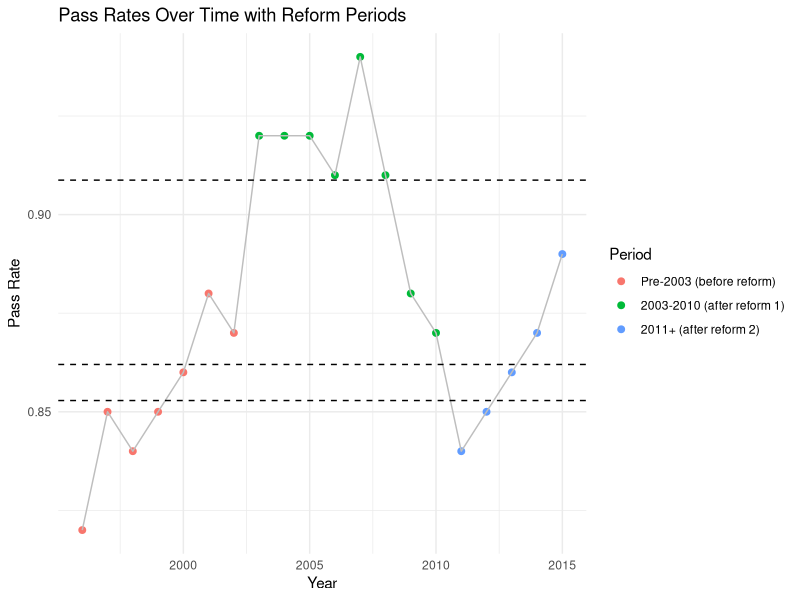
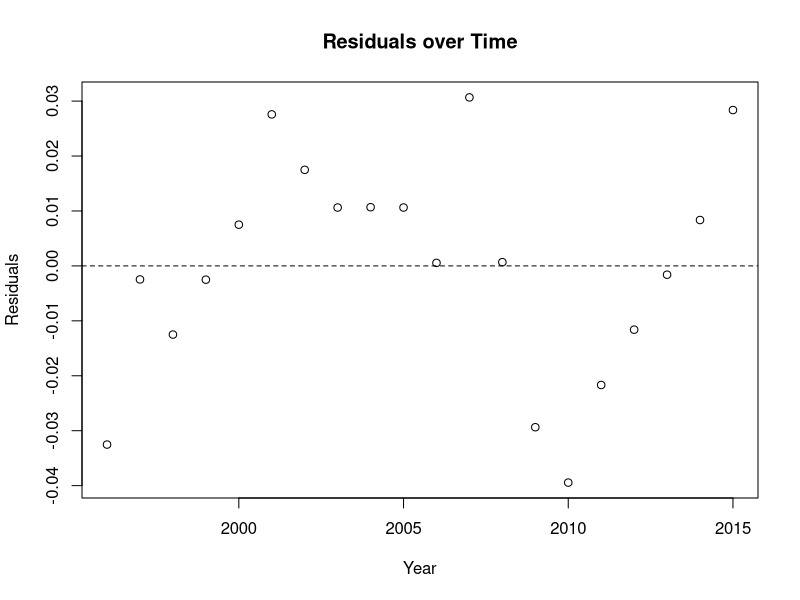
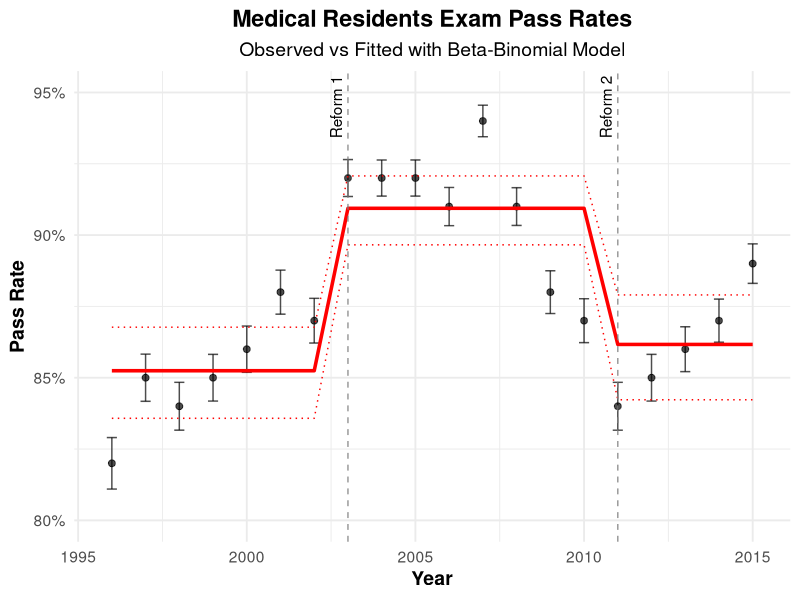
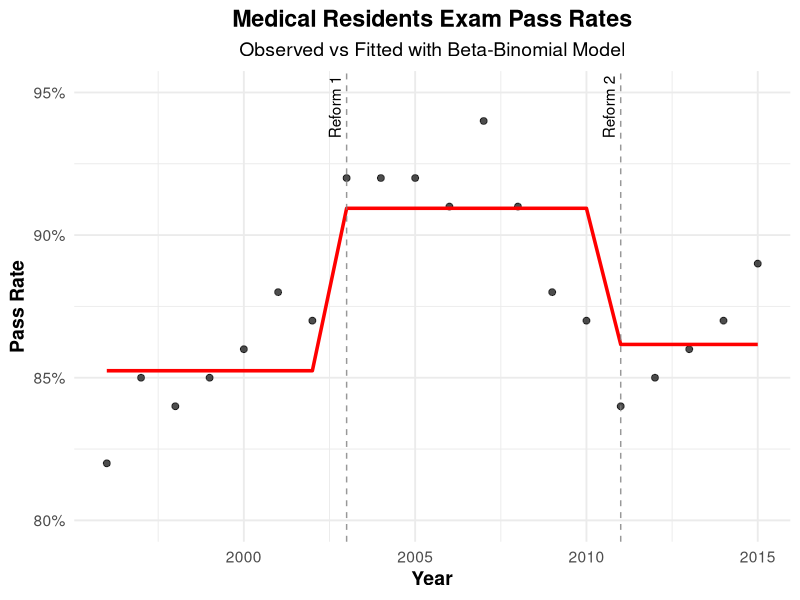
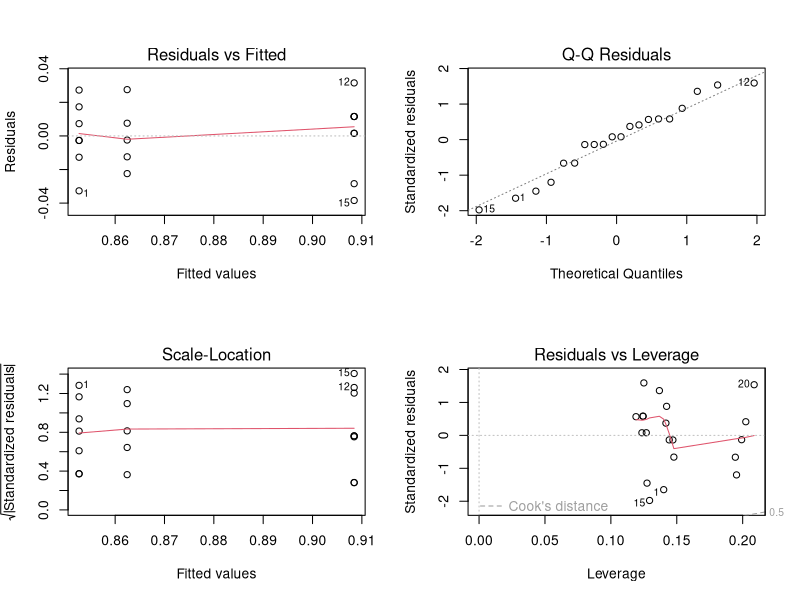
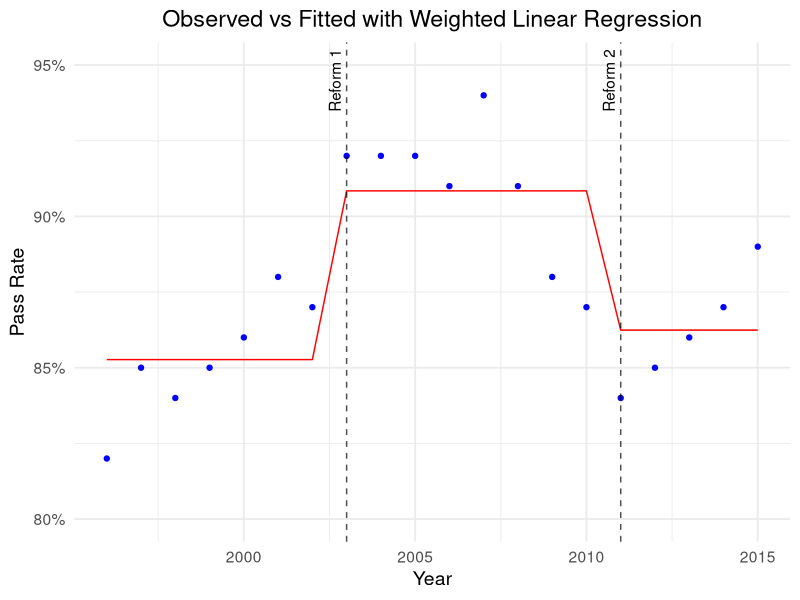

Recreate these plots in R, in order.
## ---- chunk 1
#| echo: false
#| message: false
#| warning: false
library(VGAM)
library(ggplot2)
library(dplyr)
library(scales)
library(broom)
library(car)
library(sandwich)
x <- read.table("data.txt", header = TRUE, as.is = TRUE)
## ---- chunk 2
data <- read.table("data.txt", header = TRUE, as.is = TRUE)
head(data)
## ---- chunk 3
library(dplyr)
library(ggplot2)

# Split up reform periods
data$Period <- cut(
  data$Year,
  breaks = c(1995, 2002, 2010, 2020),
  labels = c(
    "Pre-2003 (before reform)",
    "2003-2010 (after reform 1)",
    "2011+ (after reform 2)"
  )
)

# Compute average Pct for each period
period_means <- data |>
  group_by(Period) |>
  summarise(mean_pct = mean(Pct, na.rm = TRUE))

# Plot points, lines, and dashed horizontal lines
ggplot(data, aes(x = Year, y = Pct, color = Period)) +
  geom_point(size = 2) +
  geom_line(aes(group = 1), color = "grey") +
  geom_hline(
    data = period_means,
    aes(yintercept = mean_pct),
    linetype = "dashed",
    color = "black"
  ) +
  labs(
    title = "Pass Rates Over Time with Reform Periods",
    y = "Pass Rate",
    x = "Year"
  ) +
  theme_minimal()

aggregate(Pct ~ Period, data, mean)
## ---- chunk 4
x <- read.table("data.txt", header = TRUE, as.is = TRUE)

x$Pass <- round(x$N * x$Pct)
x$Fail <- x$N - x$Pass

x$timeperiod <- rep(1, nrow(x))
x$timeperiod[x$Year > 2002] <- 2
x$timeperiod[x$Year > 2010] <- 3
x$timeperiod <- factor(x$timeperiod, levels = c(1,2,3), 
                       labels = c("tp1","tp2","tp3"))

bb_model <- vglm(cbind(Pass, Fail) ~ timeperiod, betabinomial, data = x)
binomial_model <- glm(cbind(Pass, Fail) ~ timeperiod, family = binomial, data = x)

coef_all <- Coef(bb_model)
se_all   <- sqrt(diag(vcov(bb_model)))

coef_mu  <- coef_all[c("(Intercept):1", "timeperiodtp2", "timeperiodtp3")]
coef_rho <- coef_all["(Intercept):2"]

se_mu  <- se_all[c("(Intercept):1", "timeperiodtp2", "timeperiodtp3")]
se_rho <- se_all["(Intercept):2"]

z_mu  <- coef_mu / se_mu
z_rho <- coef_rho / se_rho

p_mu  <- 2 * pnorm(-abs(z_mu))
p_rho <- 2 * pnorm(-abs(z_rho))

odds_ratios <- exp(coef_mu)
pred_probs  <- plogis(coef_mu)

ci_lower <- exp(coef_mu - 1.96*se_mu)
ci_upper <- exp(coef_mu + 1.96*se_mu)

summary_table <- data.frame(
  Predictor = c("(Intercept) mu", "timeperiodtp2", "timeperiodtp3", "(Intercept) rho"),
  Log_Odds  = round(c(coef_mu, coef_rho), 3),
  Std_Error = round(c(se_mu, se_rho), 3),
  Z_value   = round(c(z_mu, z_rho), 3),
  P_value   = signif(c(p_mu, p_rho), 3),
  Odds_Ratio = c(round(odds_ratios,3), NA),
  CI_lower   = c(round(ci_lower,3), NA),
  CI_upper   = c(round(ci_upper,3), NA),
  Predicted_Prob = c(round(pred_probs,3), NA)
)
print("=== Model Summary Table (aligned correctly) ===")
print(summary_table)

cat("Beta-Binomial AIC:", AIC(bb_model), "\n")
cat("Standard Binomial AIC:", AIC(binomial_model), "\n")

x$fitted_prob <- fitted(bb_model)[,1]
x$resid_resp  <- residuals(bb_model, type = "response")

## ---- chunk 5
library(VGAM)
library(dplyr)
library(broom)

# --- Fit models ---
binomial_model <- glm(cbind(Pass, Fail) ~ timeperiod, family = binomial, data = x)
bb_model <- vglm(cbind(Pass, Fail) ~ timeperiod, betabinomial, data = x)

# Pearson residuals
pearson_resid <- residuals(binomial_model, type = "pearson")

# Deviance residuals
deviance_resid <- residuals(binomial_model, type = "deviance")

# Pearson goodness-of-fit statistic (sum of squared Pearson residuals)
pearson_chisq <- sum(pearson_resid^2)
df_res <- binomial_model$df.residual
pearson_p_value <- pchisq(pearson_chisq, df_res, lower.tail = FALSE)

cat("=== Pearson Residuals ===\n")
cat("Pearson Chi-square:", pearson_chisq, "\n")
cat("Residual df:", df_res, "\n")
cat("Goodness-of-fit p-value:", pearson_p_value, "\n\n")

cat("=== Deviance Residuals ===\n")
cat("Residual Deviance:", binomial_model$deviance, "\n")
cat("Residual df:", df_res, "\n")
cat("Lack-of-fit p-value:",
    pchisq(binomial_model$deviance, df_res, lower.tail = FALSE), "\n")


# --- 1. Model comparison (AIC) ---
aic_table <- data.frame(
  Model = c("Binomial", "Beta-binomial"),
  AIC   = c(AIC(binomial_model), AIC(bb_model))
)

# --- 2. Dispersion parameter from beta-binomial ---
coef_all <- Coef(bb_model)
dispersion_param <- coef_all["(Intercept):2"]

# --- 3. Predicted probabilities with CIs ---
newdat <- data.frame(timeperiod = factor(c("tp1","tp2","tp3"),
                                         levels = levels(x$timeperiod)))

pred_link <- predict(bb_model, newdata = newdat, type = "link", se.fit = TRUE)
pred_prob <- plogis(pred_link$fit)
ci_lower  <- plogis(pred_link$fit - 1.96 * pred_link$se.fit)
ci_upper  <- plogis(pred_link$fit + 1.96 * pred_link$se.fit)

pred_table <- data.frame(
  Period = newdat$timeperiod,
  Pred_Prob = round(pred_prob, 3),
  CI_lower  = round(ci_lower, 3),
  CI_upper  = round(ci_upper, 3)
)

# --- 4. Combine summary results ---
list(
  AICs = aic_table,
  Dispersion = dispersion_param,
  Predictions = pred_table
)

# Extract dispersion coefficient (logit scale)
disp_coef <- Coef(bb_model)["(Intercept):2"]

# Back-transform from logit to get rho (dispersion parameter)
disp_param <- plogis(disp_coef)

cat("Dispersion coefficient (logit scale):", disp_coef, "\n")
cat("Estimated dispersion parameter (rho):", disp_param, "\n")
## ---- chunk 6
# Residual Plot
plot(x$Year, x$resid_resp,
     main = "Residuals over Time",
     xlab = "Year", ylab = "Residuals")
abline(h=0,lty=2)
par(mfrow = c(1,1))
## ---- chunk 7
# Deviance residuals
x$resid_dev <- residuals(bb_model, type = "deviance")

# Build design matrix for fitted values
X <- model.matrix(~ timeperiod, data = x)

# Coefficients and covariance
coef_bb <- coef(bb_model)
vcov_bb <- vcov(bb_model)

# Linear predictor + standard errors
linpred <- X %*% coef_bb[c("(Intercept):1","timeperiodtp2","timeperiodtp3")]
se_fit  <- sqrt(diag(X %*% vcov_bb[c("(Intercept):1","timeperiodtp2","timeperiodtp3"),
                                   c("(Intercept):1","timeperiodtp2","timeperiodtp3")] %*% t(X)))

# 95% CI on probability scale
fit_prob <- plogis(linpred)
ci_low   <- plogis(linpred - 1.96 * se_fit)
ci_high  <- plogis(linpred + 1.96 * se_fit)

x$fitted_prob <- fit_prob
x$ci_low <- ci_low
x$ci_high <- ci_high

# Observed proportions already in x$Pct
x$obs_se <- sqrt((x$Pct * (1 - x$Pct)) / x$N)
x$obs_low <- x$Pct - 1.96 * x$obs_se
x$obs_high <- x$Pct + 1.96 * x$obs_se

# Clip to [0,1]
x$obs_low[x$obs_low < 0] <- 0
x$obs_high[x$obs_high > 1] <- 1

ggplot(x, aes(x = Year)) +
  # observed points
  geom_point(aes(y = Pct), color = "black", size = 2, alpha = 0.7) +
  
  # error bars on observed data
  geom_errorbar(aes(ymin = obs_low, ymax = obs_high),
                width = 0.3, color = "black", alpha = 0.7) +
  
  # fitted line
  geom_line(aes(y = fitted_prob), color = "red", size = 1.2) +
  
  # model CI dotted lines
  geom_line(aes(y = ci_low), linetype = "dotted", color = "red") +
  geom_line(aes(y = ci_high), linetype = "dotted", color = "red") +
  
  # reform markers
  geom_vline(xintercept = c(2003, 2011), linetype = "dashed", color = "gray50", alpha = 0.8) +
  annotate("text", x = 2003, y = 0.945, label = "Reform 1", angle = 90, vjust = -0.5) +
  annotate("text", x = 2011, y = 0.945, label = "Reform 2", angle = 90, vjust = -0.5) +
  
  labs(
    title = "Medical Residents Exam Pass Rates",
    subtitle = "Observed vs Fitted with Beta-Binomial Model",
    y = "Pass Rate",
    x = "Year"
  ) +
  scale_y_continuous(limits = c(0.8, 0.95), labels = scales::percent) +
  theme_minimal(base_size = 14) +
  theme(
    plot.title = element_text(hjust = 0.5, face = "bold"),
    plot.subtitle = element_text(hjust = 0.5),
    axis.title = element_text(face = "bold")
  )

## ---- chunk 8
library(VGAM)
library(dplyr)
library(broom)

# --- Fit models ---
binomial_model <- glm(cbind(Pass, Fail) ~ timeperiod, family = binomial, data = x)
bb_model <- vglm(cbind(Pass, Fail) ~ timeperiod, betabinomial, data = x)

# --- 1. Model comparison (AIC) ---
aic_table <- data.frame(
  Model = c("Binomial", "Beta-binomial"),
  AIC   = c(AIC(binomial_model), AIC(bb_model))
)

# --- 2. Dispersion parameter from beta-binomial ---
coef_all <- Coef(bb_model)
dispersion_param <- coef_all["(Intercept):2"]

# --- 3. Predicted probabilities with CIs ---
newdat <- data.frame(timeperiod = factor(c("tp1","tp2","tp3"),
                                         levels = levels(x$timeperiod)))

pred_link <- predict(bb_model, newdata = newdat, type = "link", se.fit = TRUE)
pred_prob <- plogis(pred_link$fit)
ci_lower  <- plogis(pred_link$fit - 1.96 * pred_link$se.fit)
ci_upper  <- plogis(pred_link$fit + 1.96 * pred_link$se.fit)

pred_table <- data.frame(
  Period = newdat$timeperiod,
  Pred_Prob = round(pred_prob, 3),
  CI_lower  = round(ci_lower, 3),
  CI_upper  = round(ci_upper, 3)
)

# --- 4. Combine summary results ---
list(
  AICs = aic_table,
  Dispersion = dispersion_param,
  Predictions = pred_table
)

# Extract dispersion coefficient (logit scale)
disp_coef <- Coef(bb_model)["(Intercept):2"]

# Back-transform from logit to get rho (dispersion parameter)
disp_param <- plogis(disp_coef)

cat("Dispersion coefficient (logit scale):", disp_coef, "\n")
cat("Estimated dispersion parameter (rho):", disp_param, "\n")


## ---- chunk 9
ggplot(x, aes(x = Year)) +
  geom_point(aes(y = Pct), color = "black", size = 2, alpha = 0.7) +
  geom_line(aes(y = fitted_prob), color = "red", size = 1.2) +
  geom_vline(xintercept = c(2003, 2011), linetype = "dashed", color = "gray50", alpha = 0.8) +
  annotate("text", x = 2003, y = 0.945, label = "Reform 1", angle = 90, vjust = -0.5) +
  annotate("text", x = 2011, y = 0.945, label = "Reform 2", angle = 90, vjust = -0.5) +
  labs(
    title = "Medical Residents Exam Pass Rates",
    subtitle = "Observed vs Fitted with Beta-Binomial Model",
    y = "Pass Rate",
    x = "Year"
  ) +
  scale_y_continuous(limits = c(0.8, 0.95), labels = scales::percent) +
  theme_minimal(base_size = 14) +
  theme(
    plot.title = element_text(hjust = 0.5, face = "bold"),
    plot.subtitle = element_text(hjust = 0.5),
    axis.title = element_text(face = "bold")
  )
## ---- chunk 10

# linear model fit 
linear_model <- lm(Pct ~ timeperiod, data = x, weights = N)
tidy(linear_model, conf.int = TRUE)

# predicted period means with 95% ci 
newdat <- data.frame(timeperiod = factor(c("tp1","tp2","tp3"), 
                                         levels=c("tp1","tp2","tp3")))
pred <- predict(linear_model, 
                newdata = newdat, se.fit = TRUE)

# SEs for predictions
X <- model.matrix(~ timeperiod, newdat)
Vrob <- vcovHC(linear_model, type = "HC1")
se_pred <- sqrt(diag(X %*% Vrob %*% t(X)))
cbind(newdat,
      fit = pred$fit,
      lo = pred$fit - 1.96*se_pred,
      hi = pred$fit + 1.96*se_pred)

# tp3 vs tp2
linearHypothesis(linear_model, "timeperiodtp3 - timeperiodtp2 = 0", vcov.=vcovHC(linear_model, type="HC1"))

# residual plots
par(mfrow=c(2,2))
plot(linear_model)
par(mfrow=c(1,1))

# can do aic comparing with / without time period (chat?)
# i will finish writing the confidence interval stuff later
## ---- chunk 11

x$fitted_lm <- predict(linear_model, newdata = x)

ggplot(x, aes(x = Year)) +
  geom_point(aes(y = Pct), color = "blue") +  
  geom_line(aes(y = fitted_lm), color = "red") +         
  geom_vline(xintercept = c(2003, 2011), linetype = "dashed", color = "black", alpha = 0.7) +
  annotate("text", x = 2003, y = 0.945, label = "Reform 1", angle = 90, vjust = -0.5) +
  annotate("text", x = 2011, y = 0.945, label = "Reform 2", angle = 90, vjust = -0.5) +
  labs(title = "Observed vs Fitted with Weighted Linear Regression",
       y = "Pass Rate",
       x = "Year") +
  scale_y_continuous(limits = c(0.8, 0.95), labels = percent) +
  theme_minimal(base_size = 14) +
  theme(
    plot.title = element_text(hjust = 0.5),
    plot.subtitle = element_text(hjust = 0.5),
    axis.title = element_text()
  )
